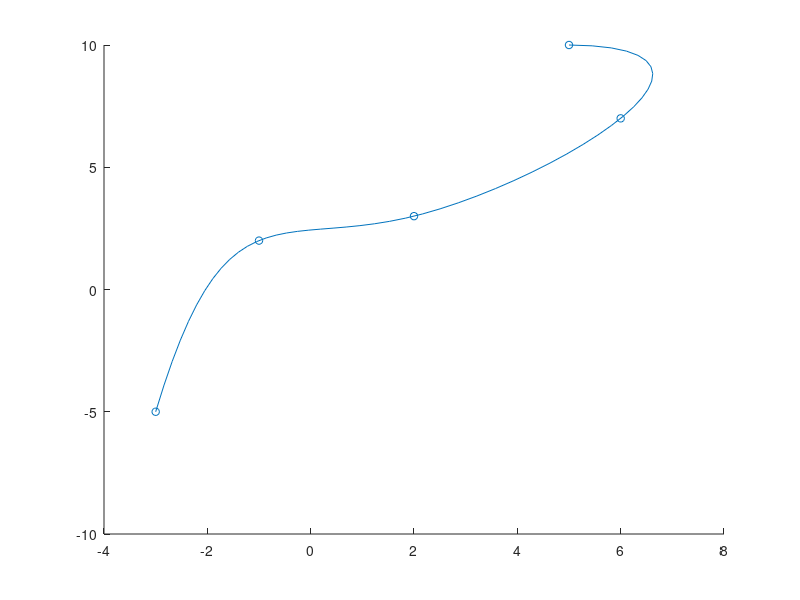

Write the MATLAB code that produced this figure. (Note: this script raises an error after producing the figure.)
addpath('SLMtools/');

waypoints = [
[5, 10];
[6, 7];
[2, 3];
[-1, 2];
[-3, -5];
];

t_vec = linspace(0,1,size(waypoints,1));
spline_x = spline(t_vec,waypoints(:,1)');
spline_y = spline(t_vec,waypoints(:,2)');
path_t = @(t) [ppval(spline_x,t); ppval(spline_y,t)];

n_points = 50;

t_vec = linspace(0,1,n_points);
points = path_t(t_vec)';

fig2 = figure;
scatter(waypoints(:,1), waypoints(:,2), 30);
hold on;
plot(points(:,1), points(:,2));
hold off;

syms t w traj_x(t) traj_y(t) traj_z(t) deriv_traj_x(t) deriv_traj_y(t) traj_phi(t) traject_user;

spline_x_cells = slmpar(spline_x,'symabs');
spline_y_cells = slmpar(spline_y,'symabs');

traj_x(t) = 0;
traj_y(t) = 0;
traj_z(t) = 5;
traj_phi(t) = 0;
for i = 1:size(waypoints,1)-2
    limits = cell2mat(spline_x_cells(1,i));
    traj_x(t) = traj_x(t) + cell2sym(spline_x_cells(2,i))*(t >= limits(1) & t < limits(2));
    traj_y(t) = traj_y(t) + cell2sym(spline_y_cells(2,i))*(t >= limits(1) & t < limits(2));
    deriv_traj_x(t) = diff(cell2sym(spline_x_cells(2,i)),'x');
    deriv_traj_y(t) = diff(cell2sym(spline_y_cells(2,i)),'x');
    
    traj_phi(t) = traj_phi(t) + atan2(deriv_traj_y(t),deriv_traj_x(t)) * (t >= limits(1) & t < limits(2));
end

i = size(waypoints,1)-1;
limits = cell2mat(spline_x_cells(1,i));
traj_x(t) = traj_x(t) + cell2sym(spline_x_cells(2,i))*(t >= limits(1) & t <= limits(2));
traj_y(t) = traj_y(t) + cell2sym(spline_y_cells(2,i))*(t >= limits(1) & t <= limits(2));
deriv_traj_x(t) = diff(cell2sym(spline_x_cells(2,i)),'x');
deriv_traj_y(t) = diff(cell2sym(spline_y_cells(2,i)),'x');    
traj_phi(t) = traj_phi(t) + atan2(deriv_traj_y(t),deriv_traj_x(t)) * (t >= limits(1) & t <= limits(2));

traj_x(t) = subs(traj_x(t), t, t*w);
traj_y(t) = subs(traj_y(t), t, t*w);
traj_phi(t) = subs(traj_phi(t), t, t*w);

traj_x(t) = subs(traj_x(t), 'x', t*w);
traj_y(t) = subs(traj_y(t), 'x', t*w);
traj_phi(t) = subs(traj_phi(t), 'x', t*w);

t_init = 0;
t_max = 200;
t_step = 0.01;
t_vec = t_init:t_step:t_max;

traj_x(t) = subs(traj_x,w,1/t_max);
traj_y(t) = subs(traj_y,w,1/t_max);
traj_phi(t) = subs(traj_phi,w,1/t_max);

x_values=eval(traj_x(t_vec));
y_values=eval(traj_y(t_vec));
phi_values=eval(traj_phi(t_vec));

fig2 = figure;
scatter(waypoints(:,1), waypoints(:,2), 30);
hold on;
plot(x_values, y_values);
hold off;

fig3 = figure;
plot(t_vec, phi_values);
hold off;

traject_user = [ traj_x(t); traj_y(t); traj_z(t) ; 0 ];